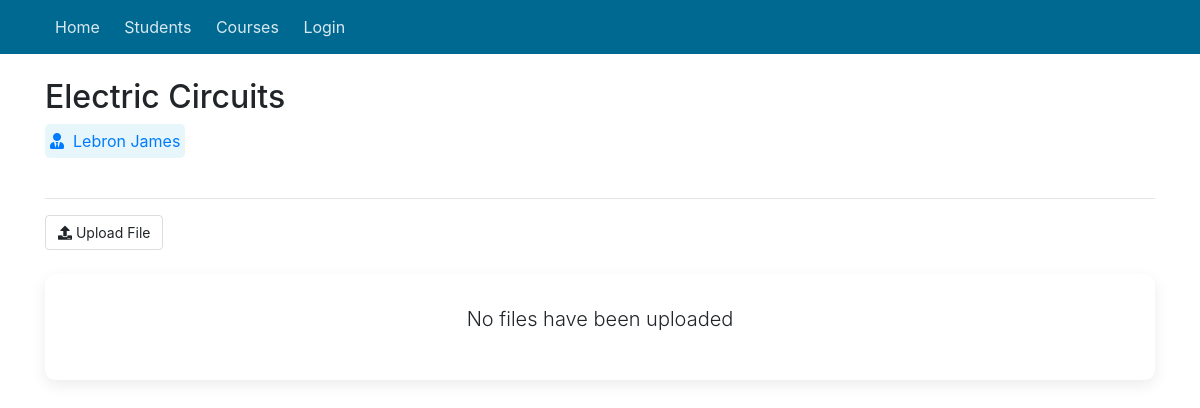
Before: /programs/course/4 with the older database file.
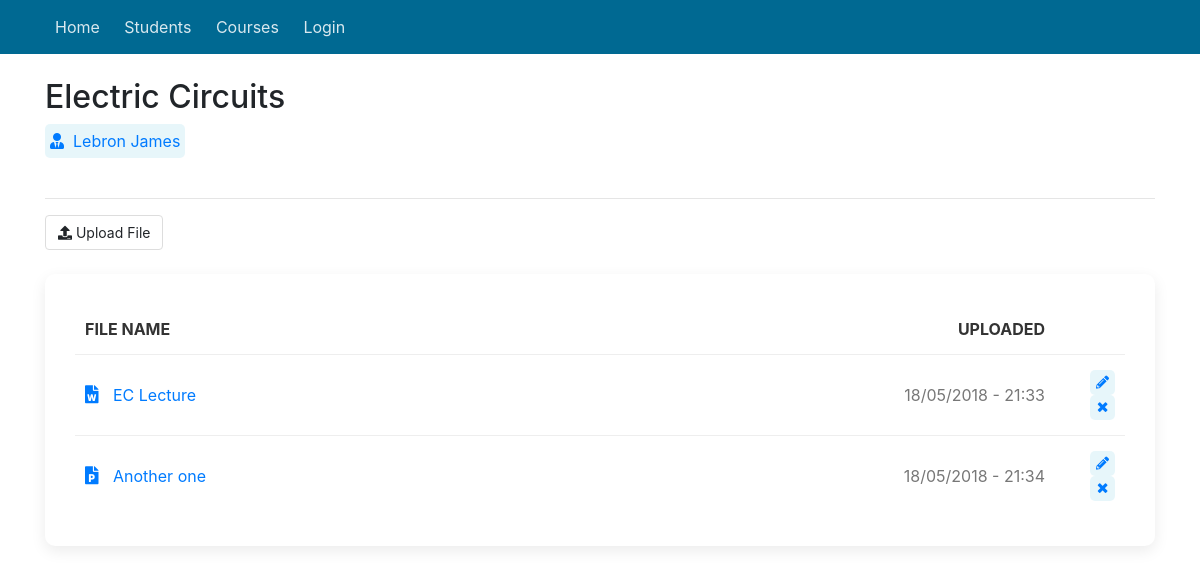
After: the same page with the newer database file.
### sems/models.py (models this page shows, shortened)
class Student(models.Model):
    user = models.OneToOneField(User, on_delete=models.CASCADE, null=True)
    first_name = models.CharField(max_length=100, null=True)
    last_name = models.CharField(max_length=100, null=True)
    picture = models.ImageField(null=True, blank=True, default='no-img.png')
    website = models.URLField(max_length=100, null=True, blank=True)
    email = models.EmailField(max_length=100, null=True)
    program = models.ForeignKey(Program, on_delete=models.SET_NULL, null=True)
    country = models.ForeignKey(State, on_delete=models.SET_NULL, null=True)
    city = models.CharField(max_length=100, null=True)
    course = models.ManyToManyField(Course, related_name='course')

class Upload(models.Model):
    name = models.CharField(max_length=100)
    course = models.ForeignKey(Course, on_delete=models.CASCADE)
    file = models.FileField(upload_to='files/', validators=[FileExtensionValidator(['pdf', 'docx', 'doc', 'xls', 'xlsx', 'ppt', 'pptx', 'zip', 'rar', '7zip'])])
    upload_time = models.DateTimeField(default=datetime.now, null=True)
    def get_extension_short(self):
        ext = str(self.file).split(".")
        ext = ext[len(ext)-1]
        if ext == 'doc' or ext == 'docx':
            return 'word'
        elif ext == 'pdf':
            return 'pdf'
        elif ext == 'xls' or ext == 'xlsx':
            return 'excel'
        elif ext == 'ppt' or ext == 'pptx':
            return 'powerpoint'
        elif ext == 'zip' or ext == 'rar' or ext == '7zip':
            return 'archive'
    def __str__(self):
        return str(self.file)[6:]

### sems/views.py (the view)
# urls.py: path('programs/course/<int:pk>', views.course_detail, name='course_detail'),
def course_detail(request, pk):
    course = Course.objects.get(pk = pk)
    files = Upload.objects.filter(course_id = pk)
    group = Group.objects.get(name='Teacher')
    users = group.user_set.all()
    return render(
        request, 'course_single.html', {'usrs': users, 'course': course, 'files': files, 'media_url': settings.MEDIA_ROOT},
    )

### sems/models.py (called while the page is built)
    def __str__(self):
        return self.name

### sems/templates/course_single.html (shortened to what this page needs)
{% extends 'base_generic.html' %}
{% block content %}
<h2>{{ course }}</h2>
{% for u in usrs %}
<a class="label" href="{% url 'student_detail' pk=u.student.pk%}"><i class="fas fa-user-tie"></i> &nbsp; {{ u.student.first_name }} {{ u.student.last_name }}</a>
{% endfor %}
<br/>
<br/>
<hr/>
<a href="{% url 'upload_file_view' course_id=course.pk %}" class="btn btn-primary"><i class="fas fa-upload"></i> Upload file</a>
<br/>
<br/>
{% load static %}
<div class="shadow-box">
    {% if files %}
    <table>
        <thead>
            <tr>
                <th>File name</th>
                <th class="text-right">Uploaded</th>
                <th></th>
            </tr>
        </thead>
        <tbody>
        {% for file in files %}
        <tr>
            <td><a href="{% static 'uploads/files/' %}{{ file }}" title="{{ file }}"><i style="font-size: 18px; padding-right: 10px;" class="fas fa-file-{{ file.get_extension_short }}"></i> {{ file.name }}</a><br/></td>
            <td class="text-right">{{ file.upload_time|date:'d/m/Y - H:i' }}</td>
            <td style="width: 70px" class="text-right"><a href="#"><span class="label sm-label"><i class="fas fa-pencil-alt"></i></span></a>
                <a href="#"><span class="label sm-label"><i class="fas fa-times"></i></span></a></td>
        </tr>
        {% endfor %}
        </tbody>
    </table>
    {% else %}
    <p class="lead text-center">No files have been uploaded</p>
    {% endif %}
</div>
{% endblock %}

Changed rows visible on the page:
added Upload: name "EC Lecture", upload_time "18/05/2018 - 21:33"
added Upload: name "Another one", upload_time "18/05/2018 - 21:34"
Other visible differences:
text no longer shown: "No files have been uploaded"
text now shown: "FILE NAME UPLOADED"
